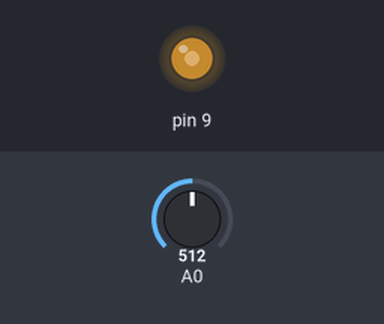
Recording of a sketch running on a simulated Arduino Uno, built with avr-gcc and run on an emulated ATmega328P. Shown: output pins drawn as LEDs (lit = HIGH). The inputs (shaded band) are chosen by the test bench; at power-on: A0 = 512.

Above: at 1.2 s.
1.3 s: A0 set to 716
At 2.4 s:
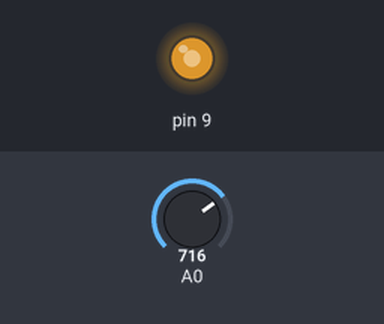
2.8 s: A0 set to 900
At 3.5 s:
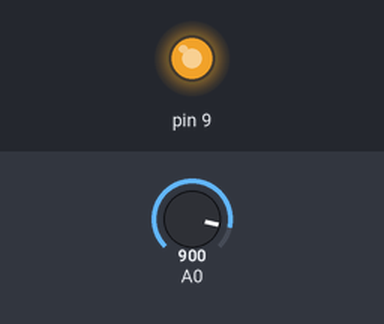
4.3 s: A0 set to 122
At 4.7 s:
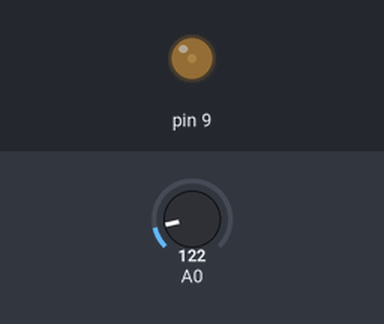
5.8 s: A0 set to 0
At 7.0 s:
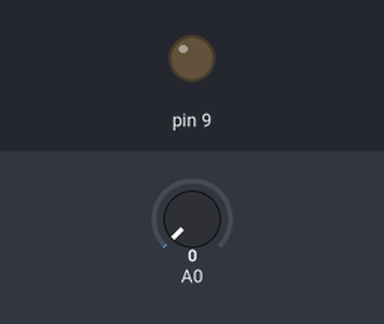
Timing chart, 0 to 8.3 s (numbered marks = the images above; inputs shaded):
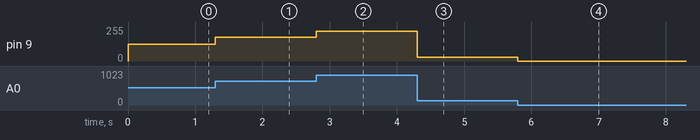

The sketch:

Potenciometro.ino
```cpp
// the setup routine runs once when you press reset:
void setup() {
  // initialize serial communication at 9600 bits per second:
  Serial.begin(9600);
}

// the loop routine runs over and over again forever:
void loop() {
  // read the input on analog pin 0:
  int sensorValue = analogRead(A0);
  // Convert the analog reading (which goes from 0 - 1023) to a voltage (0 - 5V):
  float voltage = sensorValue * (254.0 / 1023.0);
   analogWrite(9, voltage);
}
```

Measured:
- after the input at 1.3 s, pin 9: 127/255 → 177/255 at once
- after the input at 2.8 s, pin 9: 177/255 → 223/255 at once
- after the input at 4.3 s, pin 9: 223/255 → 30/255 at once
- after the input at 5.8 s, pin 9: 30/255 → 0/255 at once
